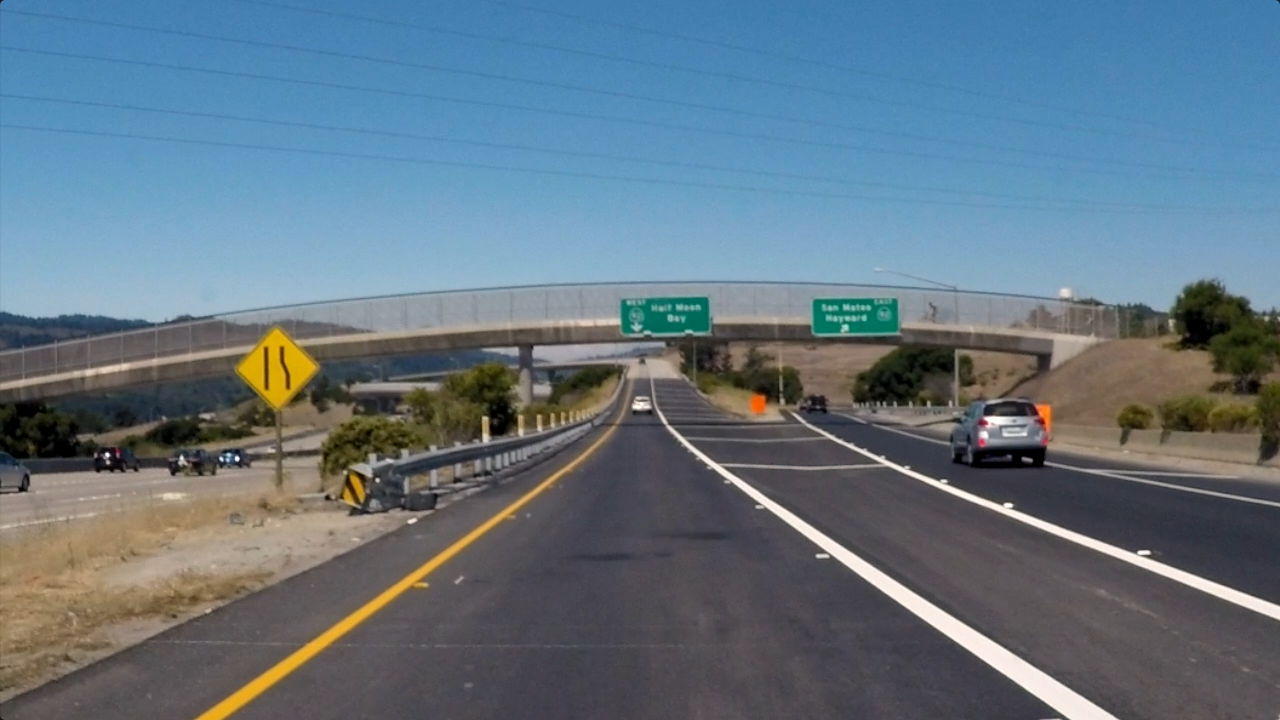
#> input picture find_lane_lines/exit_ramp.png, 1280 x 720 px
$ python canny_edges.py
#> lines starting #> are read from the running program, lines starting #| are printed output that depends on the picture
# Do all the relevant imports
import matplotlib.pyplot as plt
import matplotlib.image as mpimg
import numpy as np
import cv2

# Read in the image and convert to grayscale
# Note: in the previous example we were reading a .jpg
# Here we read a .png and convert to 0,255 bytescale
image = (mpimg.imread('exit_ramp.png')*255).astype('uint8')
# mpimg.imsave("EXIT_RAMP_CHECK",image)
gray = cv2.cvtColor(image,cv2.COLOR_RGB2GRAY)
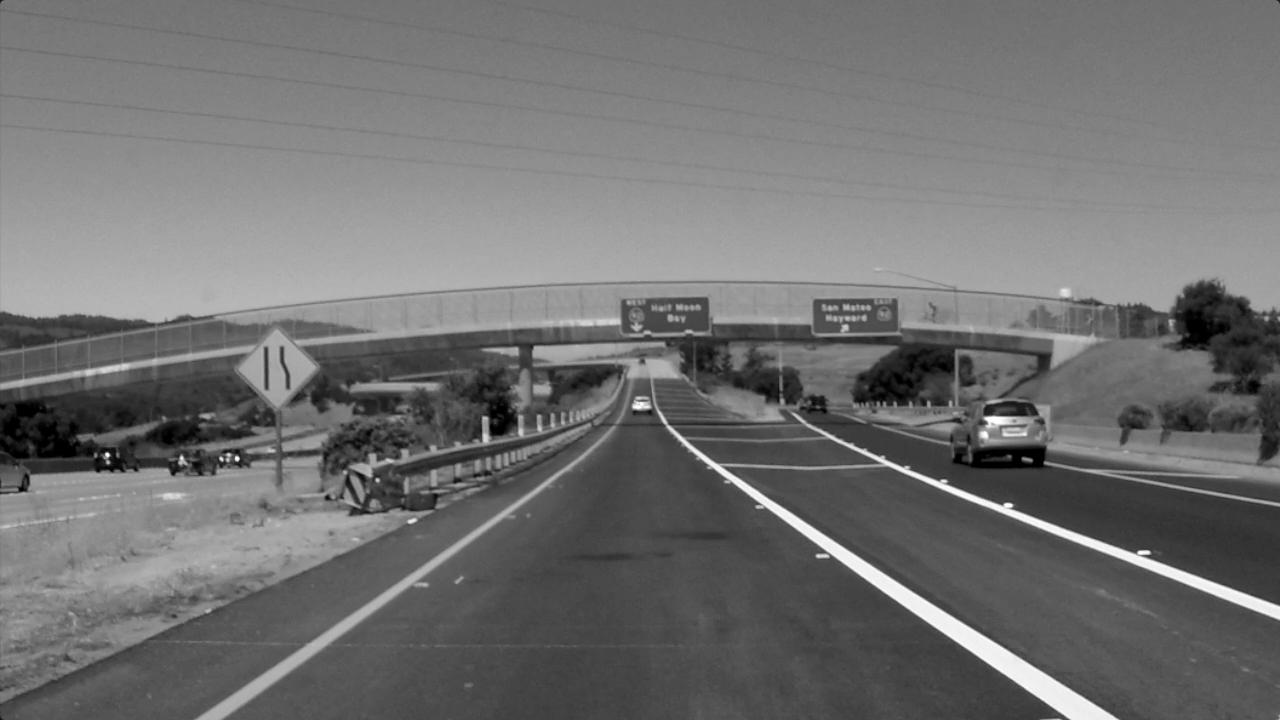
#> gray: shape (720, 1280); min 0, max 255, mean 112.9
cv2.imwrite('EXIT_RAMP_CHECK.png',gray)
# mpimg.imsave("EXIT_RAMP_CHECK",gray)
# Define a kernel size for Gaussian smoothing / blurring
kernel_size = 5 # Must be an odd number (3, 5, 7...)
blur_gray = cv2.GaussianBlur(gray,(kernel_size, kernel_size),0)

# Define our parameters for Canny and run it
low_threshold = 50
high_threshold = 150
edges = cv2.Canny(blur_gray, low_threshold, high_threshold)
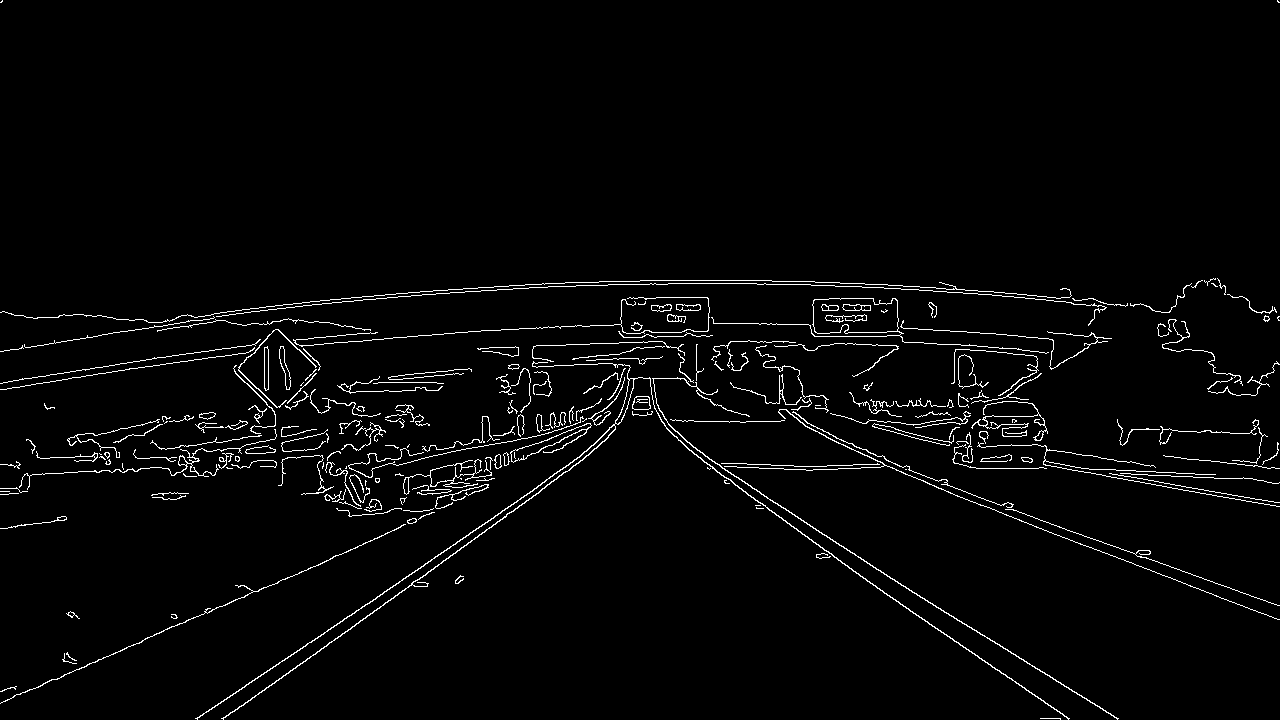
#> edges: shape (720, 1280); 2.6% white in thin lines or dots

# Display the image
plt.imshow(edges, cmap='Greys_r')

#> (the run stopped early here; a loop or call above may not have finished)
